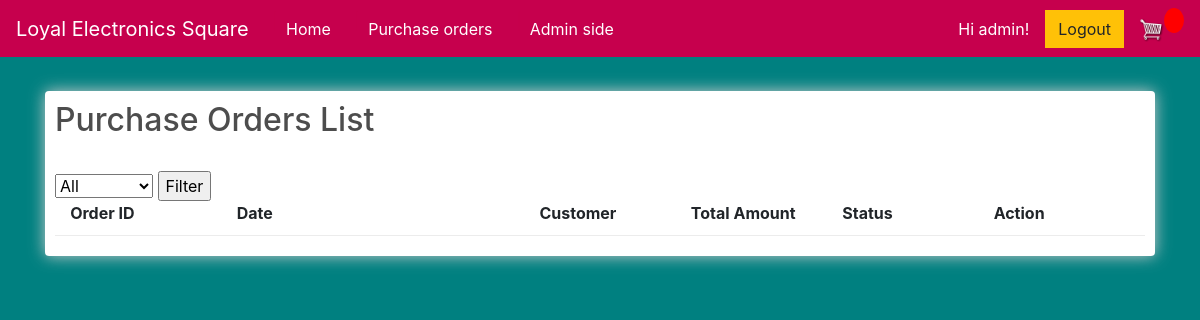
The app's page /order_list/ (signed in), older data.
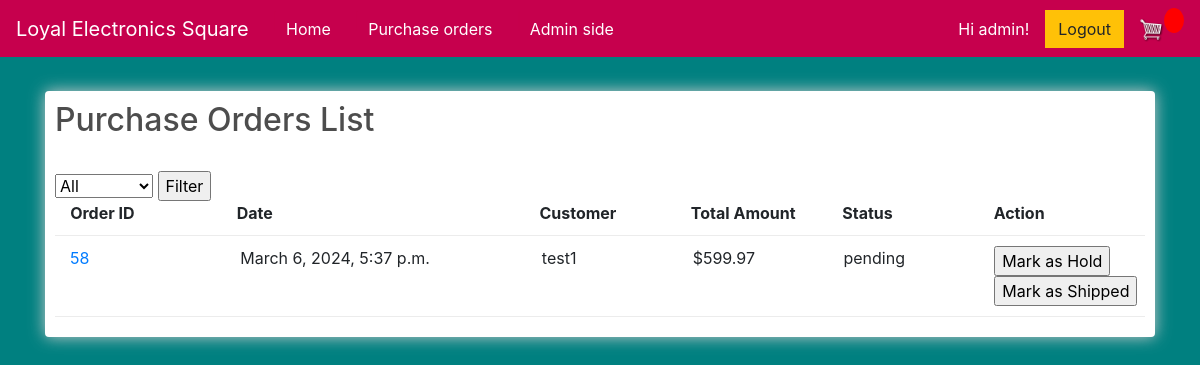
The same page, newer data.
### store/models.py (models this page shows, shortened)
class Order(models.Model):
    STATUS_CHOICES = [
        ('pending', 'Pending'),
        ('shipped', 'Shipped'),
        ('cancelled', 'Cancelled'),
        ('hold', 'Hold'),]
    customer = models.ForeignKey(Customer, on_delete=models.SET_NULL, null=True, blank=True)
    date_ordered = models.DateTimeField(default=timezone.now)
    complete = models.BooleanField(default=False, null=True, blank=False)
    total_amount = models.DecimalField(max_digits=100, decimal_places=2, null=True)
    status = models.CharField(max_length=10, choices=STATUS_CHOICES, default='pending')
    shipment_date = models.DateTimeField(null=True, blank=True)
    cancel_date = models.DateTimeField(null=True, blank=True)
    ticket_issue_date = models.DateTimeField(null=True, blank=True)
    refund_date = models.DateTimeField(null=True, blank=True)
    @property
    def get_cart_items(self):
        orderitems = self.orderitem_set.all()
        total = sum([item.quantity for item in orderitems])
        return total
    def total_amount(self):
        orderitems = self.orderitem_set.all()
        total = sum([item.get_total for item in orderitems])
        return total

class Customer(models.Model):
    user = models.OneToOneField(User, on_delete=models.CASCADE, related_name = 'customer', null=True, blank=True)
    full_name = models.CharField(max_length=200, null=True)
    email = models.CharField(max_length=200, null=True)
    password = models.CharField(max_length=200, null=True)
    shipping_address = models.CharField(max_length=200, null=True)
    def __str__(self):
        return str(self.full_name)

class OrderItem(models.Model):
    product = models.ForeignKey(Product, on_delete=models.SET_NULL, null=True)
    order = models.ForeignKey(Order, on_delete=models.SET_NULL, null=True)
    quantity = models.IntegerField(default=0, null=True, blank=True)
    date_added = models.DateTimeField(auto_now_add=True)
    unit_price = models.DecimalField(max_digits=10, decimal_places=2, null=True)
    subtotal = models.DecimalField(max_digits=10, decimal_places=2, null=True)
    @property
    def get_total(self):
        total = self.product.price * self.quantity
        return total

class Product(models.Model):
    name = models.CharField(max_length=200, null=True)
    price = models.DecimalField(max_digits=10, decimal_places=2)
    brand = models.CharField(max_length=16, null=True)
    color = models.CharField(max_length=16, null=True)
    digital = models.BooleanField(default=False, null=True, blank=False)
    image = models.ImageField(null=True, blank=True)
    image2 = models.ImageField(null=True, blank=True)
    image3 = models.ImageField(null=True, blank=True)
    description = models.TextField(null=True)
    is_active = models.BooleanField(default=True)

### store/views.py (the view)
# urls.py: path('order_list/', views.order_list, name="order_list"),
@login_required
def order_list(request):
     if request.user.is_authenticated:
          customer = request.user.customer
          order, created = Order.objects.get_or_create(customer=customer, complete=False)
          items = order.orderitem_set.all()
          cartItems = order.get_cart_items
     else:
          items = []
          order = {'get_cart_total':0, 'get_cart_items':0, 'shipping':False}
          cartItems = order['get_cart_items']
     status = request.GET.get('status')
     if request.user.is_staff:
          if status:
               orders = Order.objects.filter(complete=True,status=status).order_by('-date_ordered')
          else:
               orders = Order.objects.filter(complete=True).order_by('-date_ordered')
     else:
          if status:
               orders = Order.objects.filter(customer = request.user.customer,  complete=True, status=status).order_by('-date_ordered')
          else:
               orders = Order.objects.filter(customer = request.user.customer,  complete=True).order_by('-date_ordered')
     return render(request, 'store/order_list.html', {'orders': orders})

### store/templates/store/order_list.html (shortened to what this page needs)
{% extends 'store/main.html' %}
{% load static %}
{% block content %}
     <div class="row">
		<div class="col-lg-12">
			<div class="box-element">
				<h2>Purchase Orders List</h2>
				<br>
				<form method="get">
					<select name="status">
						<option value="">All</option>
					</select>
					<input type="submit" value="Filter">
				</form>
				<div class="cart-row">
					<div style="flex:0.1"><strong></strong></div>
					<div style="flex:1.1"><strong>Order ID</strong></div>
					<div style="flex:2"><strong>Date</strong></div>
					<div style="flex:1"><strong>Customer</strong></div>
					<div style="flex:1"><strong>Total Amount</strong></div>
					<div style="flex:1"><strong>Status</strong></div>
					<div style="flex:1"><strong>Action</strong></div>
				</div>
				{% for order in orders %}
				<div class="cart-row">
					<div style="flex:0.1"></div>
					<a href="{% url 'order_detail' order.id %}">
					<div style="flex:2">{{order.id}}</div></a>
					<div style="flex:1"></div>
					<div style="flex:2">{{order.date_ordered}}</div>
					<div style="flex:1">{{order.customer}}</div>
					<div style="flex:1">${{order.total_amount}}</div>
					<div style="flex:1">{{order.status}}</div>
					<div style="flex:1">
					{% if request.user.is_staff %}
					<form action="{% url 'order_hold' order.id %}" method="post" onsubmit="disableButton()">
						<input type="submit" id="shipButton" value="Mark as Hold">
					</form>
					<form action="{% url 'order_ship' order.id %}" method="post" onsubmit="disableButton()">
						<input type="submit" id="shipButton" value="Mark as Shipped">
					</form>
					{% else %}
						<form action="{% url 'order_cancel' order.id %}" method="post">
							{% csrf_token %}
							<input type="submit" value="Cancel Order">
						</form>
					{% endif %}
					</div>
				</div>
				{% endfor %}
		</div>
	</div>
{% endblock content %}

Row changes from the older to the newer data that the page shows:
added Order: id "58", date_ordered "March 6, 2024, 5:37 p.m.", customer "test1", total_amount "599.97", status "pending"
